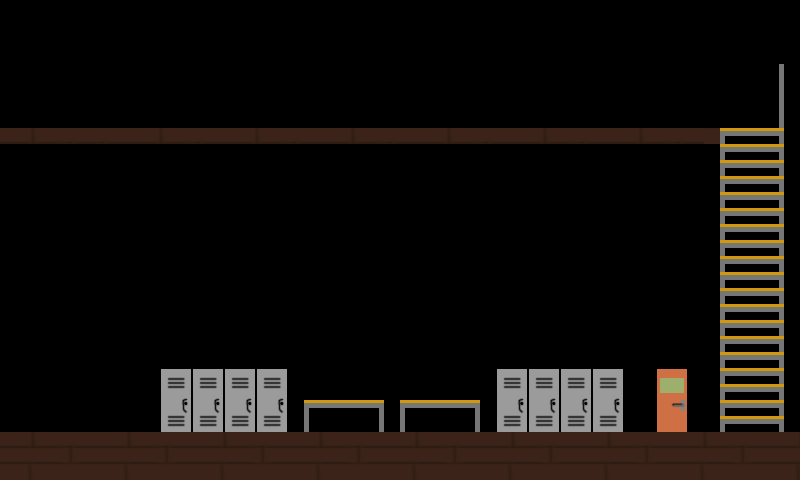

A 2D game scene composited from a Tiled map and its tileset images. What follows is a short description and the map's XML, with each tile layer's data collapsed to a summary:
An orthogonal 50x30 tile map with 16x16 px tiles, 6 tile layers (Platform, Hidden, Background, Furniture, ...), 8 tilesets and 6 objects.

<map version="1.0" orientation="orthogonal" renderorder="right-down" width="50" height="30" tilewidth="16" tileheight="16" nextobjectid="47">
 <tileset firstgid="1" name="floor" tilewidth="16" tileheight="16" tilecount="18" columns="6">
  <image source="platform.png" width="96" height="48" />
 </tileset>
 <tileset firstgid="19" name="locker" tilewidth="16" tileheight="16" tilecount="8" columns="2">
  <image source="locker.png" width="32" height="64" />
 </tileset>
 <tileset firstgid="27" name="wood_flooring" tilewidth="16" tileheight="16" tilecount="18" columns="6">
  <image source="wood_flooring.png" width="96" height="48" />
 </tileset>
 <tileset firstgid="45" name="class_door" tilewidth="16" tileheight="16" tilecount="8" columns="2">
  <image source="class_door.png" width="32" height="64" />
 </tileset>
 <tileset firstgid="53" name="table" tilewidth="16" tileheight="16" tilecount="10" columns="5">
  <image source="table.png" width="80" height="32" />
 </tileset>
 <tileset firstgid="63" name="stacked_paper" tilewidth="16" tileheight="16" tilecount="1" columns="1">
  <image source="stacked_paper.png" width="16" height="16" />
 </tileset>
 <tileset firstgid="64" name="banner" tilewidth="16" tileheight="16" tilecount="80" columns="8">
  <image source="banner.png" width="128" height="160" />
 </tileset>
 <tileset firstgid="144" name="library_pack" tilewidth="16" tileheight="16" tilecount="35" columns="5">
  <image source="library_pack.png" width="80" height="112" />
 </tileset>
 <layer name="Platform" width="50" height="30">
  <data>[1500 cells, 194 non-empty, 18 distinct tile ids]</data>
 </layer>
 <layer name="Hidden" width="50" height="30">
  <data>[1500 cells, 0 non-empty, 0 distinct tile ids]</data>
 </layer>
 <layer name="Background" width="50" height="30">
  <data>[1500 cells, 8 non-empty, 8 distinct tile ids]</data>
 </layer>
 <layer name="Furniture" width="50" height="30">
  <data>[1500 cells, 84 non-empty, 18 distinct tile ids]</data>
 </layer>
 <layer name="Climbable" width="50" height="30">
  <data>[1500 cells, 0 non-empty, 0 distinct tile ids]</data>
 </layer>
 <layer name="Stairs" width="50" height="30">
  <data>[1500 cells, 81 non-empty, 6 distinct tile ids]</data>
 </layer>
 <objectgroup name="Door">
  <properties>
   <property name="LocationX" value="48" />
   <property name="LocationY" value="26" />
   <property name="Opens" value="level2.tmx" />
  </properties>
  <object id="21" x="656" y="368" width="32" height="64">
   <properties>
    <property name="locationX" value="26" />
    <property name="locationY" value="3" />
    <property name="open" value="level2.tmx" />
   </properties>
  </object>
 </objectgroup>
 <objectgroup name="Stacked Paper">
  <object id="32" gid="63" x="320" y="384" width="16" height="16" />
  <object id="43" gid="63" x="352" y="384" width="16" height="16" />
  <object id="44" gid="63" x="416" y="384" width="16" height="16" />
  <object id="45" gid="63" x="448" y="384" width="16" height="16" />
 </objectgroup>
 <objectgroup name="Desk" />
 <objectgroup name="NPC">
  <object id="46" x="608" y="416" width="16" height="16">
   <properties>
    <property name="type" value="waiting" />
   </properties>
  </object>
 </objectgroup>
</map>
